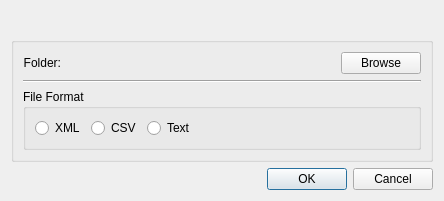
<?xml version="1.0" encoding="UTF-8"?>
<ui version="4.0">
 <class>ExportDialog</class>
 <widget class="QDialog" name="ExportDialog">
  <property name="geometry">
   <rect>
    <x>0</x>
    <y>0</y>
    <width>444</width>
    <height>201</height>
   </rect>
  </property>
  <property name="windowTitle">
   <string>WindowNotes: Export Notes</string>
  </property>
  <layout class="QVBoxLayout" name="verticalLayout_3">
   <item>
    <widget class="QLabel" name="label_2">
     <property name="sizePolicy">
      <sizepolicy hsizetype="Ignored" vsizetype="Preferred">
       <horstretch>0</horstretch>
       <verstretch>0</verstretch>
      </sizepolicy>
     </property>
     <property name="text">
      <string/>
     </property>
     <property name="pixmap">
      <pixmap resource="WindowNotes.qrc">:/images/ExportBanner.png</pixmap>
     </property>
    </widget>
   </item>
   <item>
    <widget class="QGroupBox" name="groupBox_2">
     <property name="title">
      <string/>
     </property>
     <layout class="QVBoxLayout" name="verticalLayout_2">
      <item>
       <layout class="QHBoxLayout" name="horizontalLayout">
        <item>
         <widget class="QLabel" name="label">
          <property name="text">
           <string>Folder:</string>
          </property>
          <property name="alignment">
           <set>Qt::AlignRight|Qt::AlignTrailing|Qt::AlignVCenter</set>
          </property>
         </widget>
        </item>
        <item>
         <widget class="QLabel" name="label_Path">
          <property name="sizePolicy">
           <sizepolicy hsizetype="Expanding" vsizetype="Preferred">
            <horstretch>0</horstretch>
            <verstretch>0</verstretch>
           </sizepolicy>
          </property>
          <property name="text">
           <string/>
          </property>
         </widget>
        </item>
        <item>
         <widget class="QPushButton" name="button_BrowseForFolder">
          <property name="text">
           <string>Browse</string>
          </property>
         </widget>
        </item>
       </layout>
      </item>
      <item>
       <widget class="Line" name="line">
        <property name="orientation">
         <enum>Qt::Horizontal</enum>
        </property>
       </widget>
      </item>
      <item>
       <widget class="QGroupBox" name="groupBox">
        <property name="title">
         <string>File Format</string>
        </property>
        <layout class="QVBoxLayout" name="verticalLayout">
         <item>
          <layout class="QHBoxLayout" name="horizontalLayout_2">
           <item>
            <widget class="QRadioButton" name="radio_XML">
             <property name="text">
              <string>XML</string>
             </property>
            </widget>
           </item>
           <item>
            <widget class="QRadioButton" name="radio_CSV">
             <property name="text">
              <string>CSV</string>
             </property>
            </widget>
           </item>
           <item>
            <widget class="QRadioButton" name="radio_Text">
             <property name="text">
              <string>Text</string>
             </property>
            </widget>
           </item>
           <item>
            <spacer name="horizontalSpacer">
             <property name="orientation">
              <enum>Qt::Horizontal</enum>
             </property>
             <property name="sizeHint" stdset="0">
              <size>
               <width>40</width>
               <height>20</height>
              </size>
             </property>
            </spacer>
           </item>
          </layout>
         </item>
        </layout>
       </widget>
      </item>
     </layout>
    </widget>
   </item>
   <item>
    <widget class="QDialogButtonBox" name="buttonBox">
     <property name="orientation">
      <enum>Qt::Horizontal</enum>
     </property>
     <property name="standardButtons">
      <set>QDialogButtonBox::Cancel|QDialogButtonBox::Ok</set>
     </property>
    </widget>
   </item>
  </layout>
 </widget>
 <tabstops>
  <tabstop>button_BrowseForFolder</tabstop>
  <tabstop>buttonBox</tabstop>
 </tabstops>
 <resources>
  <include location="WindowNotes.qrc"/>
 </resources>
 <connections>
  <connection>
   <sender>buttonBox</sender>
   <signal>accepted()</signal>
   <receiver>ExportDialog</receiver>
   <slot>accept()</slot>
   <hints>
    <hint type="sourcelabel">
     <x>248</x>
     <y>254</y>
    </hint>
    <hint type="destinationlabel">
     <x>157</x>
     <y>274</y>
    </hint>
   </hints>
  </connection>
  <connection>
   <sender>buttonBox</sender>
   <signal>rejected()</signal>
   <receiver>ExportDialog</receiver>
   <slot>reject()</slot>
   <hints>
    <hint type="sourcelabel">
     <x>316</x>
     <y>260</y>
    </hint>
    <hint type="destinationlabel">
     <x>286</x>
     <y>274</y>
    </hint>
   </hints>
  </connection>
 </connections>
</ui>
